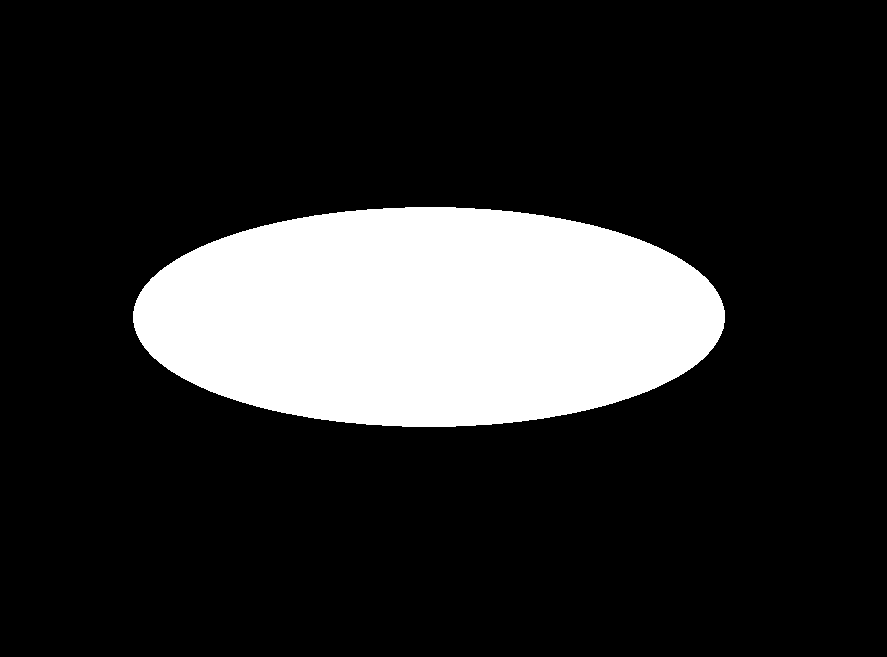
#> input picture labs/img/figures/ellipse.png, 887 x 657 px, found by its file name
$ python lab3_2.py
#> lines starting #> are read from the running program, lines starting #| are printed output that depends on the picture; after the words box and inside, x2 and y2 are one past the last pixel; in counts of white or black regions, pixels touching at a corner belong together; long printed decimals are rounded
import cv2
import numpy as np
from matplotlib import pyplot as plt


def calculate_perimeter(img):
    p = 0
    for i in range(1, img.shape[0] - 1, 1):
        for j in range(1, img.shape[1] - 1, 1):
            if img[i][j] == 0:
                number_white_pixels = 0
                for r in range(-1, 2, 1):
                    if r != 0:
                        if img[i][j + r] == 255:
                            number_white_pixels += 1
                for c in range(-1, 2, 1):
                    if c != 0:
                        if img[i + c][j] == 255:
                            number_white_pixels += 1
                p += number_white_pixels
    return p


def calculate_square(img):
    s = 0
    for i in range(1, img.shape[0] - 1, 1):
        for j in range(1, img.shape[1] - 1, 1):
            if img[i][j] == 0:
                s += 1
    return s


def count_number_corners(img):
    num_corners = 0
    i_ = []
    j_ = []
    for i in range(1, img.shape[0] - 1, 1):
        for j in range(1, img.shape[1] - 1, 1):
            if img[i][j] == 0:
                number_neighbors = 0

                for c in range(-1, 2, 1):
                    for r in range(-1, 2, 1):
                        if c != 0 or r != 0:
                            if img[i + c][j + r] == 0:
                                number_neighbors += 1

                if number_neighbors == 3:
                    flag = False
                    for k in range(len(i_)):
                        if (abs(i_[k] - i) <= 5) and (abs(j_[k] - j) <= 5):
                            flag = True
                            break
                    if not flag:
                        i_.append(i)
                        j_.append(j)
                        num_corners += 1

                if number_neighbors == 4:
                    number_neighbors = 0
                    for c in range(-2, 3, 1):
                        for r in range(-4, 5, 1):
                            if img[i + c][j + r] == 0:
                                number_neighbors += 1

                    if number_neighbors <= 22:
                        flag = False
                        for k in range(len(i_)):
                            if (abs(i_[k] - i) <= 5) and (abs(j_[k] - j) <= 5):
                                flag = True
                                break
                        if not flag:
                            i_.append(i)
                            j_.append(j)
                            num_corners += 1


    plt.subplot(1, 1, 1)
    plt.imshow(img, 'gray')
    plt.plot(j_, i_, 'ro')
    plt.xticks([]), plt.yticks([])
    plt.show()
    return num_corners


def calculate_roundness(img):
    p = calculate_perimeter(img)
    s = calculate_square(img)
    o = p ** 2 / (4 * 3.14 * s)
    return o


def recognize_figures(image_path):
    image = cv2.imread(image_path, cv2.IMREAD_GRAYSCALE)
#> image: shape (657, 887); 17.6% white; 1 white region, box (x1, y1, x2, y2) and area: (133, 207, 725, 427) 102408

    ret, thresh = cv2.threshold(image, 127, 255, cv2.THRESH_BINARY_INV)

    kernel = np.ones((5, 5), np.uint8)
    opening = cv2.morphologyEx(thresh, cv2.MORPH_OPEN, kernel, iterations=1)
    closing = cv2.morphologyEx(opening, cv2.MORPH_CLOSE, kernel, iterations=1)

    closing = cv2.erode(closing, kernel)
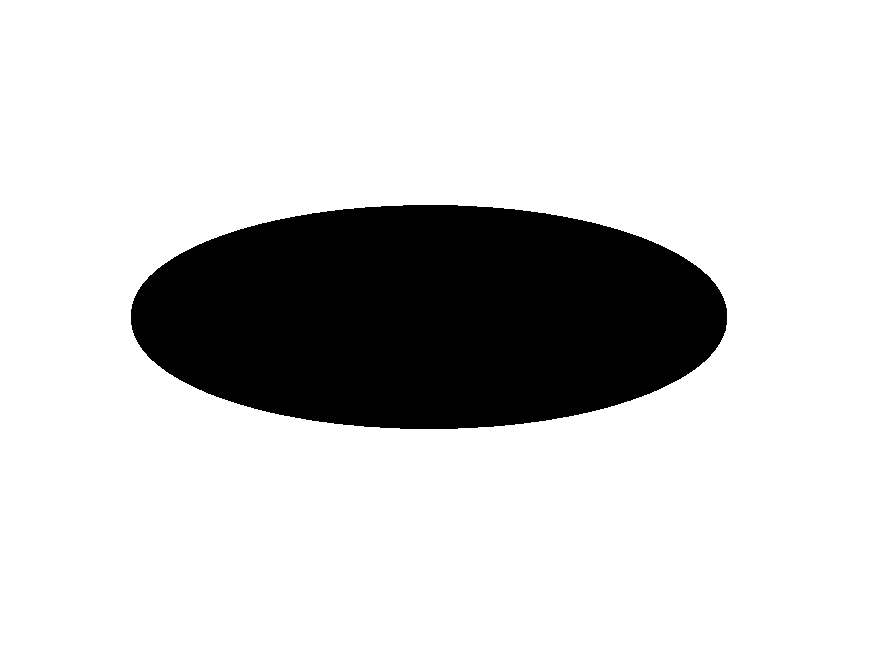
#> closing: shape (657, 887); 81.9% white; 1 black region, box (x1, y1, x2, y2) and area: (131, 205, 727, 429) 105672

    closing = cv2.dilate(closing, kernel)

    num_corners = count_number_corners(closing)
#> in count_number_corners, `plt.show()`:
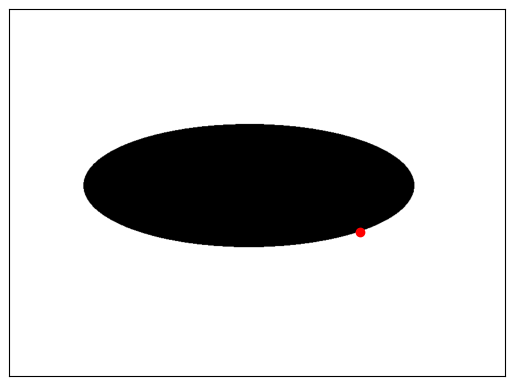
#> figure drawn by matplotlib, 1 panel
#> num_corners = 1

    if num_corners == 3:
        return 'Треугольник'
    elif num_corners == 4:
        return 'Прямоугольник'
    elif num_corners == 8:
        return 'Восьмиугольник'
    else:
        roundness = calculate_roundness(closing)
#> in calculate_roundness, `p = calculate_perimeter(img)`: p = 1624
#> in calculate_roundness, `s = calculate_square(img)`: s = 102408
#> in calculate_roundness, `o = p ** 2 / (4 * 3.14 * s)`: o = 2.05
#> roundness = 2.05
        print('Округлость = ', roundness)
#| Округлость =  2.050
        if 1 <= roundness < 1.66:
            return 'Круг'
        else:
            return 'Эллипс'


image_path = "C:\\Users\\romAn\\Documents\\GitHub\\ComputerVision\\labs\\img\\figures\\ellipse.png"
print(recognize_figures(image_path))

$ run again, with labs/img/figures/circle.png copied over labs/img/figures/ellipse.png
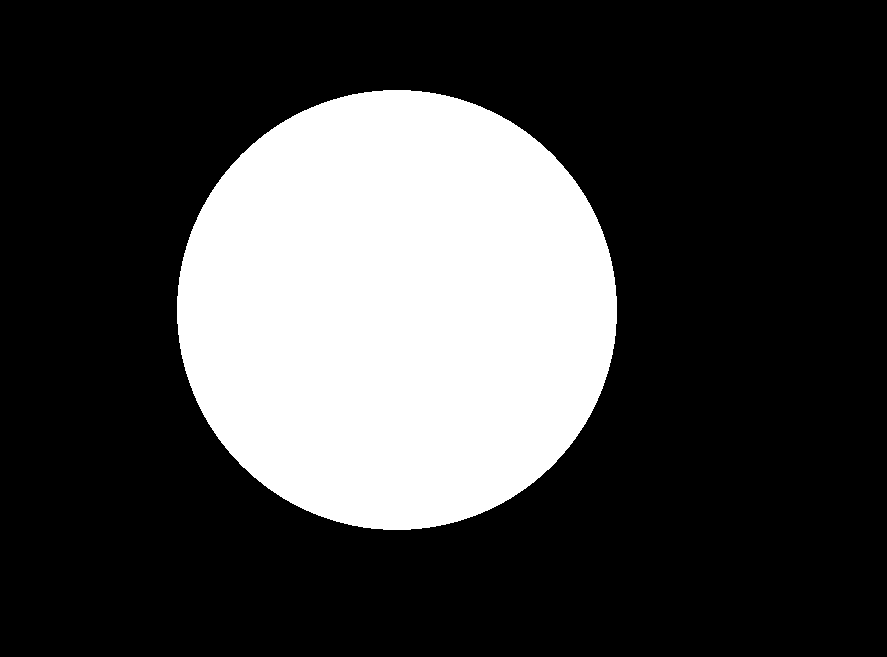
#> input picture labs/img/figures/circle.png, 887 x 657 px, found by its file name
#> image: shape (657, 887); 26.1% white; 1 white region, box (x1, y1, x2, y2) and area: (177, 90, 617, 530) 152052
#> in recognize_figures, `closing = cv2.erode(closing, kernel)`:
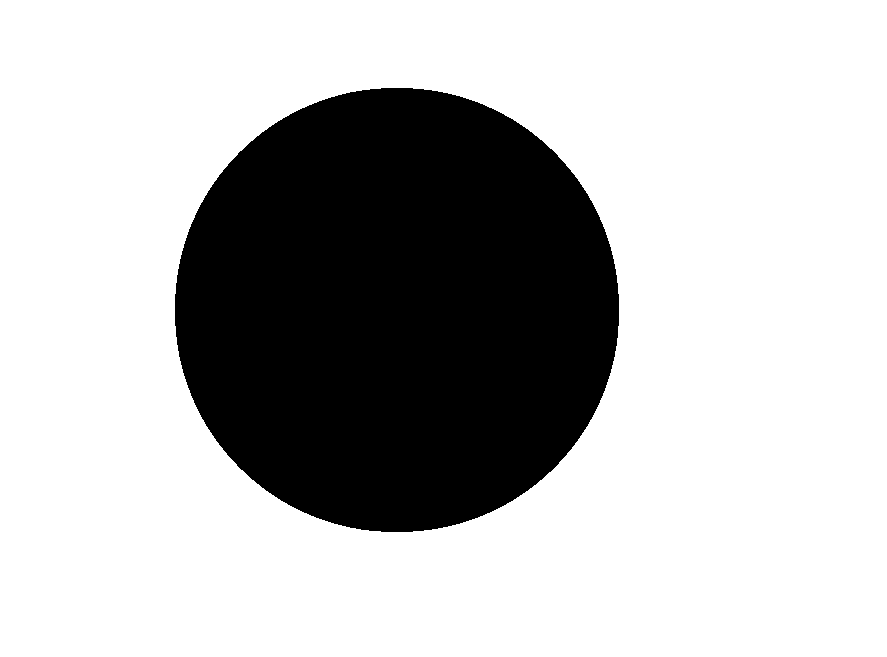
#> closing: shape (657, 887); 73.3% white; 1 black region, box (x1, y1, x2, y2) and area: (175, 88, 619, 532) 155588
#> in count_number_corners, `plt.show()`:
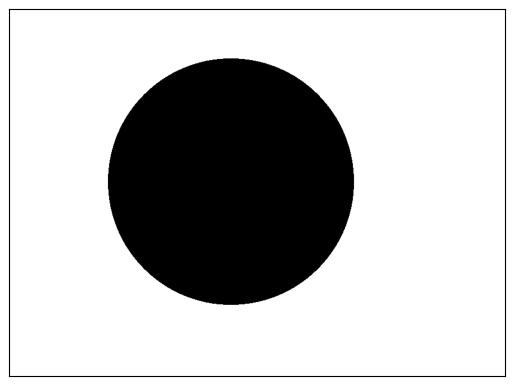
#> figure drawn by matplotlib, 1 panel
#> in recognize_figures, `num_corners = count_number_corners(closing)`: num_corners = 0
#> in calculate_roundness, `p = calculate_perimeter(img)`: p = 1760
#> in calculate_roundness, `s = calculate_square(img)`: s = 152052
#> o = 1.62
#| Округлость =  1.622

$ run again, with labs/img/figures/octagon.png copied over labs/img/figures/ellipse.png
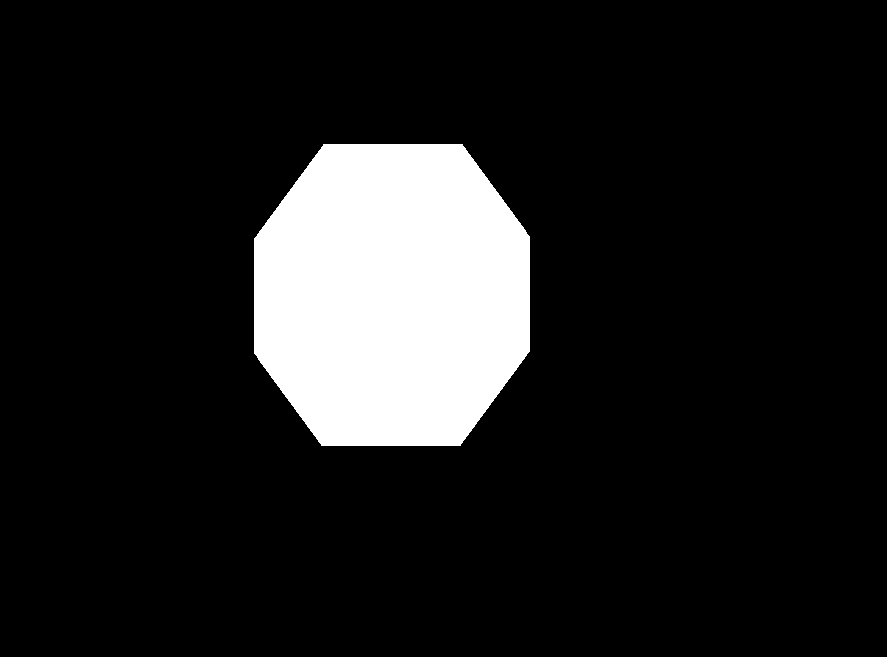
#> input picture labs/img/figures/octagon.png, 887 x 657 px, found by its file name
#> image: shape (657, 887); 12.1% white; 1 white region, box (x1, y1, x2, y2) and area: (254, 144, 530, 446) 70470
#> in recognize_figures, `closing = cv2.erode(closing, kernel)`:
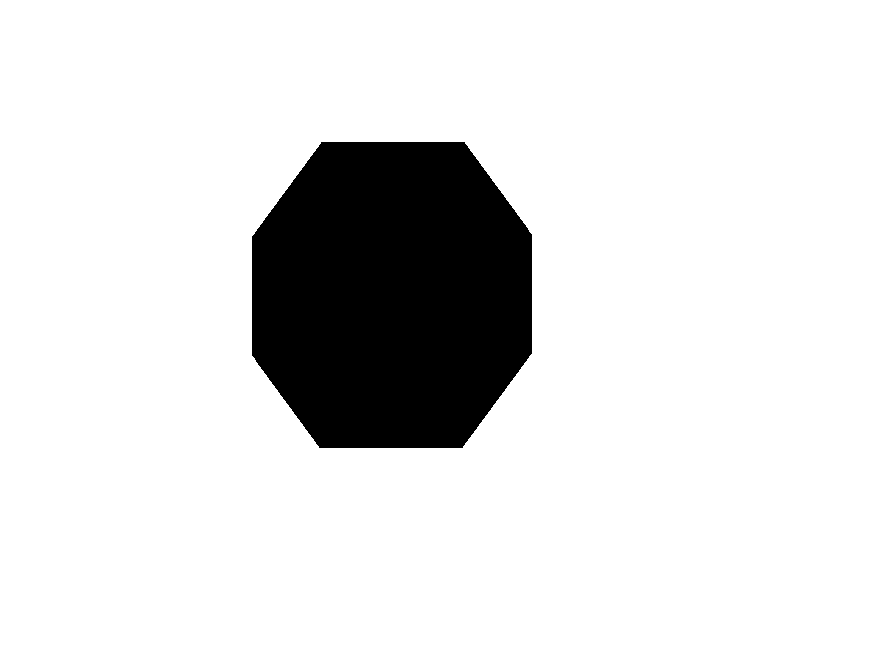
#> closing: shape (657, 887); 87.5% white; 1 black region, box (x1, y1, x2, y2) and area: (252, 142, 532, 448) 72798
#> in count_number_corners, `plt.show()`:
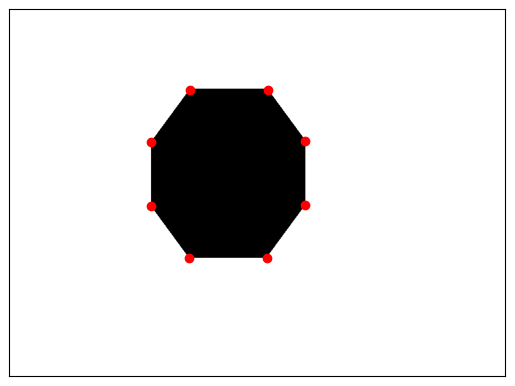
#> figure drawn by matplotlib, 1 panel
#> in recognize_figures, `num_corners = count_number_corners(closing)`: num_corners = 8

$ run again, with labs/img/figures/octagon2.png copied over labs/img/figures/ellipse.png
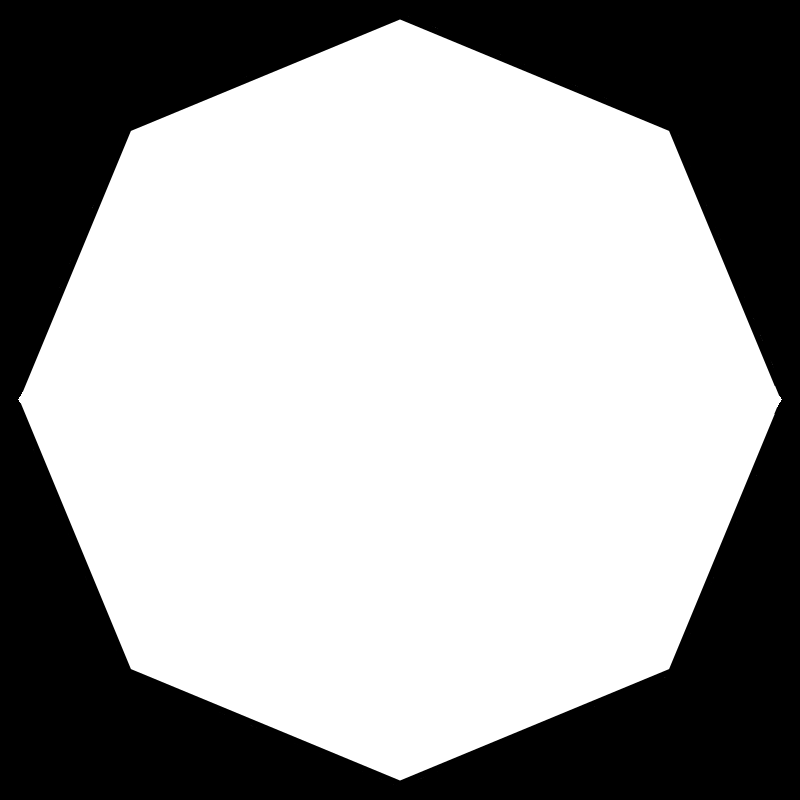
#> input picture labs/img/figures/octagon2.png, 800 x 800 px, found by its file name
#> in recognize_figures, image is the input picture: shape (800, 800); min 0, max 255, mean 163.2
#> in recognize_figures, `ret, thresh = cv2.threshold(image, 127, 255, cv2.THRESH_BINARY_INV)`:
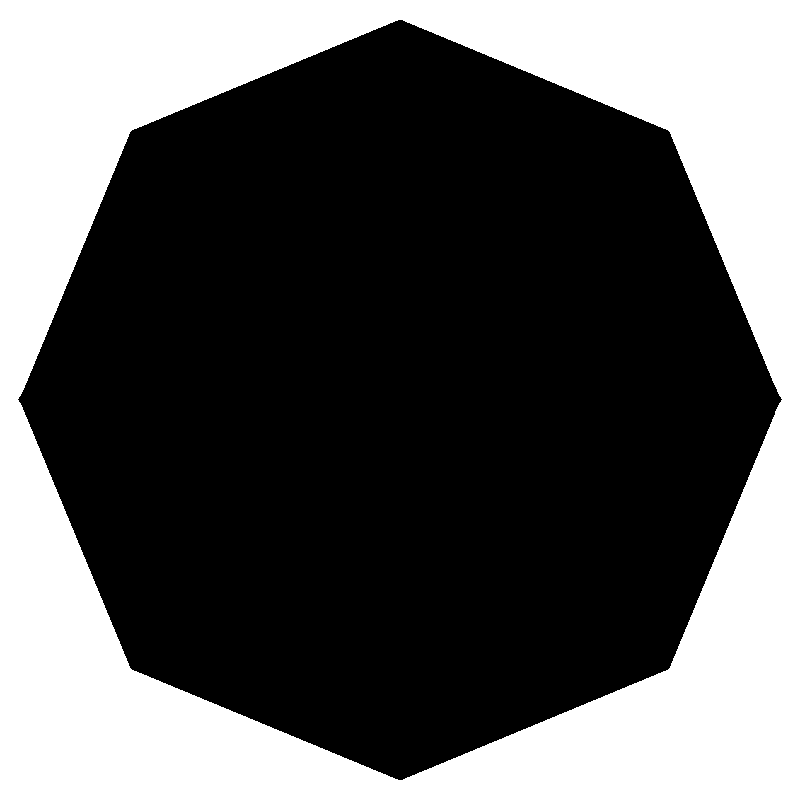
#> thresh: shape (800, 800); 36% white; 1 white region, box (x1, y1, x2, y2) and area: (0, 0, 800, 800) 230418
#> in count_number_corners, `plt.show()`:
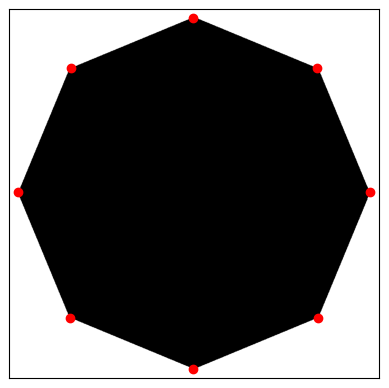
#> figure drawn by matplotlib, 1 panel
#> in recognize_figures, `num_corners = count_number_corners(closing)`: num_corners = 8
